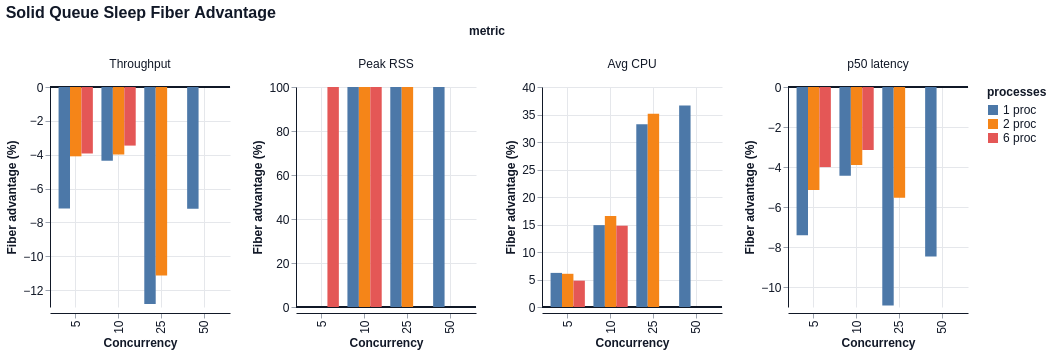

Express this chart as Vega-Lite.
### Vega-Lite specification from a JSON file in a GitHub repository (floating-point values rounded to 4 significant figures)
{"$schema": "https://vega.github.io/schema/vega-lite/v6.json", "title": "Solid Queue Sleep Fiber Advantage", "data": {"values": [{"concurrency": 5, "processes": "1 proc", "metric": "Throughput", "value": -7.181}, {"concurrency": 5, "processes": "1 proc", "metric": "Peak RSS", "value": -0.0}, {"concurrency": 5, "processes": "1 proc", "metric": "Avg CPU", "value": 6.202}, {"concurrency": 5, "processes": "1 proc", "metric": "p50 latency", "value": -7.418}, {"concurrency": 10, "processes": "1 proc", "metric": "Throughput", "value": -4.357}, {"concurrency": 10, "processes": "1 proc", "metric": "Peak RSS", "value": 100.0}, {"concurrency": 10, "processes": "1 proc", "metric": "Avg CPU", "value": 14.89}, {"concurrency": 10, "processes": "1 proc", "metric": "p50 latency", "value": -4.437}, {"concurrency": 25, "processes": "1 proc", "metric": "Throughput", "value": -12.82}, {"concurrency": 25, "processes": "1 proc", "metric": "Peak RSS", "value": 100.0}, {"concurrency": 25, "processes": "1 proc", "metric": "Avg CPU", "value": 33.22}, {"concurrency": 25, "processes": "1 proc", "metric": "p50 latency", "value": -10.93}, {"concurrency": 50, "processes": "1 proc", "metric": "Throughput", "value": -7.19}, {"concurrency": 50, "processes": "1 proc", "metric": "Peak RSS", "value": 100.0}, {"concurrency": 50, "processes": "1 proc", "metric": "Avg CPU", "value": 36.66}, {"concurrency": 50, "processes": "1 proc", "metric": "p50 latency", "value": -8.472}, {"concurrency": 5, "processes": "2 proc", "metric": "Throughput", "value": -4.096}, {"concurrency": 5, "processes": "2 proc", "metric": "Peak RSS", "value": -0.0}, {"concurrency": 5, "processes": "2 proc", "metric": "Avg CPU", "value": 6.038}, {"concurrency": 5, "processes": "2 proc", "metric": "p50 latency", "value": -5.146}, {"concurrency": 10, "processes": "2 proc", "metric": "Throughput", "value": -3.989}, {"concurrency": 10, "processes": "2 proc", "metric": "Peak RSS", "value": 100.0}, {"concurrency": 10, "processes": "2 proc", "metric": "Avg CPU", "value": 16.54}, {"concurrency": 10, "processes": "2 proc", "metric": "p50 latency", "value": -3.899}, {"concurrency": 25, "processes": "2 proc", "metric": "Throughput", "value": -11.14}, {"concurrency": 25, "processes": "2 proc", "metric": "Peak RSS", "value": 100.0}, {"concurrency": 25, "processes": "2 proc", "metric": "Avg CPU", "value": 35.15}, {"concurrency": 25, "processes": "2 proc", "metric": "p50 latency", "value": -5.543}, {"concurrency": 5, "processes": "6 proc", "metric": "Throughput", "value": -3.928}, {"concurrency": 5, "processes": "6 proc", "metric": "Peak RSS", "value": 100.0}, {"concurrency": 5, "processes": "6 proc", "metric": "Avg CPU", "value": 4.79}, {"concurrency": 5, "processes": "6 proc", "metric": "p50 latency", "value": -4.005}, {"concurrency": 10, "processes": "6 proc", "metric": "Throughput", "value": -3.462}, {"concurrency": 10, "processes": "6 proc", "metric": "Peak RSS", "value": 100.0}, {"concurrency": 10, "processes": "6 proc", "metric": "Avg CPU", "value": 14.78}, {"concurrency": 10, "processes": "6 proc", "metric": "p50 latency", "value": -3.151}]}, "facet": {"column": {"field": "metric", "type": "nominal", "sort": ["Throughput", "Peak RSS", "Avg CPU", "p50 latency"]}}, "spec": {"width": 180, "height": 220, "layer": [{"mark": {"type": "rule", "color": "#111827", "strokeWidth": 1.5, "opacity": 0.75}, "encoding": {"y": {"datum": 0, "type": "quantitative", "title": "Fiber advantage (%)"}}}, {"mark": {"type": "bar", "tooltip": true}, "encoding": {"x": {"field": "concurrency", "type": "ordinal", "title": "Concurrency"}, "xOffset": {"field": "processes", "type": "nominal", "sort": ["1 proc", "2 proc", "6 proc"]}, "y": {"field": "value", "type": "quantitative", "title": "Fiber advantage (%)", "stack": null}, "color": {"field": "processes", "type": "nominal", "sort": ["1 proc", "2 proc", "6 proc"]}, "tooltip": [{"field": "metric", "type": "nominal"}, {"field": "concurrency", "type": "quantitative"}, {"field": "processes", "type": "nominal"}, {"field": "value", "type": "quantitative"}]}}]}, "resolve": {"scale": {"y": "independent"}}, "config": {"background": "white", "axis": {"labelFont": "Helvetica", "titleFont": "Helvetica", "labelFontSize": 12, "titleFontSize": 12, "labelColor": "#111827", "titleColor": "#111827", "domainColor": "#111827", "tickColor": "#9ca3af", "grid": true, "gridColor": "#e5e7eb"}, "header": {"labelFont": "Helvetica", "titleFont": "Helvetica", "labelFontSize": 12, "titleFontSize": 12, "labelColor": "#111827", "titleColor": "#111827"}, "legend": {"labelFont": "Helvetica", "titleFont": "Helvetica", "labelFontSize": 12, "titleFontSize": 12, "labelColor": "#111827", "titleColor": "#111827"}, "title": {"font": "Helvetica", "fontSize": 16, "anchor": "start", "color": "#111827"}, "view": {"stroke": null}}}
